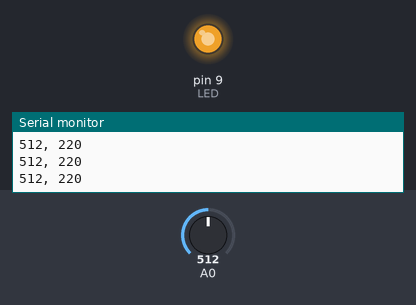
The sketch below on a simulated Arduino Uno, built with avr-gcc and run on an emulated ATmega328P. Shown: output pins drawn as LEDs (lit = HIGH), the last lines printed to the serial monitor. The inputs (shaded band) are chosen by the test bench; at power-on: A0 = 512.

Above: at 1.2 s.
1.3 s: A0 set to 716
At 2.5 s:
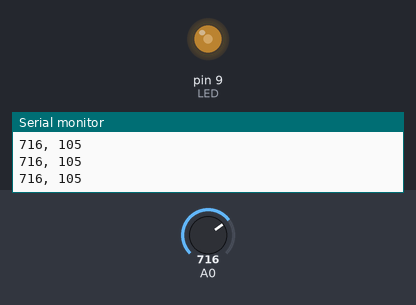
2.8 s: A0 set to 900
At 3.6 s:
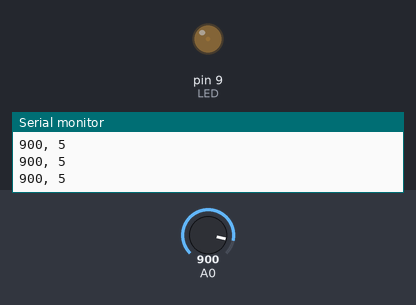
Timing chart, 0 to 5.8 s (numbered marks = the images above; inputs shaded):
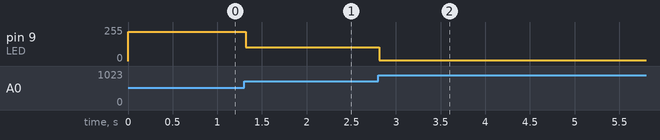

Measured:
- after the input at 1.3 s, pin 9 (LED): 220/255 → 105/255 at once
- after the input at 2.8 s, pin 9 (LED): 105/255 → 5/255 at once

The sketch:

03.03_photoresistor_PWM_LED_Map.ino
```cpp
const int LED = 9;

void setup() {
  // put your setup code here, to run once:
  Serial.begin(9600);
  pinMode(LED, OUTPUT);
}

void loop() {
  // put your main code here, to run repeatedly:
  int light = analogRead(A0);

  int out = map(light, 450, 900, 255, 0);

  if (out < 5) {
    out = 5;
  }

  if (out > 250) {
    out =250;
  }
  Serial.print(light);
  Serial.print(", ");
  Serial.println(out);

  analogWrite(LED, out);
}
```
